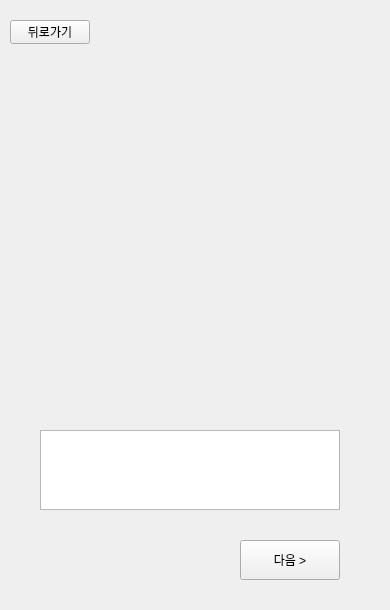
   <widget class="QWidget" name="page_2">
    <widget class="QPushButton" name="testStart_backBtn">
     <property name="geometry">
      <rect>
       <x>10</x>
       <y>20</y>
       <width>80</width>
       <height>24</height>
      </rect>
     </property>
     <property name="text">
      <string>뒤로가기</string>
     </property>
    </widget>
    <widget class="QLabel" name="label_image1">
     <property name="geometry">
      <rect>
       <x>40</x>
       <y>140</y>
       <width>300</width>
       <height>260</height>
      </rect>
     </property>
     <property name="text">
      <string/>
     </property>
    </widget>
    <widget class="QLabel" name="label_20">
     <property name="geometry">
      <rect>
       <x>0</x>
       <y>0</y>
       <width>381</width>
       <height>601</height>
      </rect>
     </property>
     <property name="text">
      <string/>
     </property>
     <property name="pixmap">
      <pixmap resource="resources.qrc">:/new/prefix1/resources/Emotion_Check_11-min.jpg</pixmap>
     </property>
     <property name="scaledContents">
      <bool>true</bool>
     </property>
    </widget>
    <widget class="QTextEdit" name="textEdit_image1">
     <property name="geometry">
      <rect>
       <x>40</x>
       <y>430</y>
       <width>300</width>
       <height>80</height>
      </rect>
     </property>
    </widget>
    <widget class="QPushButton" name="btn_next1">
     <property name="geometry">
      <rect>
       <x>240</x>
       <y>540</y>
       <width>100</width>
       <height>40</height>
      </rect>
     </property>
     <property name="text">
      <string>다음 &gt;</string>
     </property>
    </widget>
    <zorder>label_20</zorder>
    <zorder>testStart_backBtn</zorder>
    <zorder>label_image1</zorder>
    <zorder>textEdit_image1</zorder>
    <zorder>btn_next1</zorder>
   </widget>
